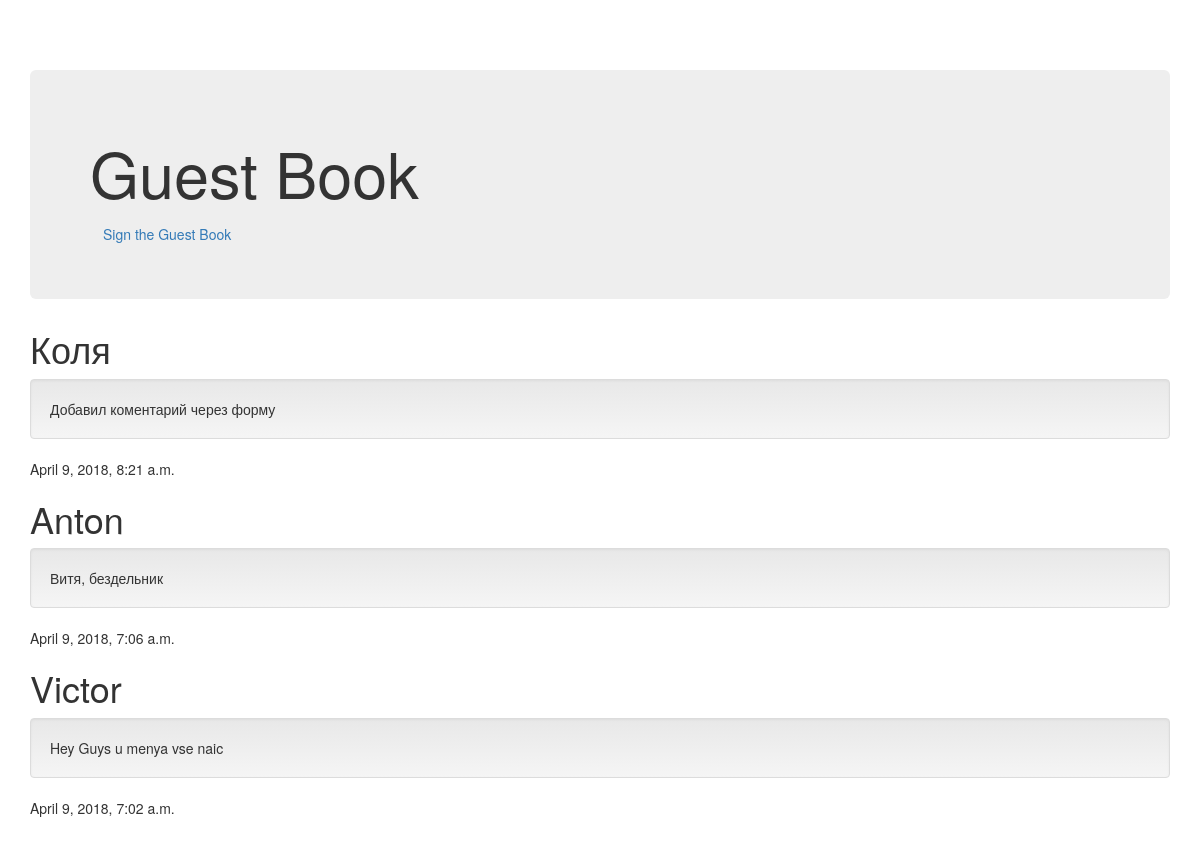
The page / on the database its author committed.
### veb/models.py (models this page shows, shortened)
class Comment(models.Model):
    name = models.CharField(max_length=20)
    comment = models.TextField()
    date_added = models.DateTimeField(default=timezone.now)

### veb/views.py (the view)
# urls.py: path('', views.index, name='index'),
def index(request):
    comment = Comment.objects.order_by('-date_added')
    context = {'comments': comment}
    hi = 'hello, world'
    return render(request, 'index.html', context)

### veb/templates/index.html (shortened to what this page needs)
{% load staticfiles %}
<!DOCTYPE html>
<html lang="en">
  <head>
    <link href="{% static 'bootstrap.min.css' %}" rel="stylesheet">
    <link href="{% static 'bootstrap-theme.min.css' %}" rel="stylesheet">
    <link href="{% static 'theme.css' %}" rel="stylesheet">
  </head>
  <body>
    <div class="container theme-showcase" role="main">
      <div class="jumbotron">
        <h1>Guest Book</h1>
  <a type="button" class="btn btn-link" href="{% url 'sign' %}">Sign the Guest Book</a>
      </div>
        {% for c in comments %}
        <div><h1>{{ c.name }}</h1></div>
        <div class="well">{{ c.comment }}</div>
        <div>{{ c.date_added }}</div>
        {% endfor %}
    </div>
  </body>
</html>

### veb/static/theme.css (style rules this page uses)
body { padding-top: 70px; padding-bottom: 30px; }

### rows shown on the page
Comment: name "Коля", comment "Добавил коментарий через форму", date_added "April 9, 2018, 8:21 a.m."
Comment: name "Anton", comment "Витя, бездельник", date_added "April 9, 2018, 7:06 a.m."
Comment: name "Victor", comment "Hey Guys u menya vse naic", date_added "April 9, 2018, 7:02 a.m."
